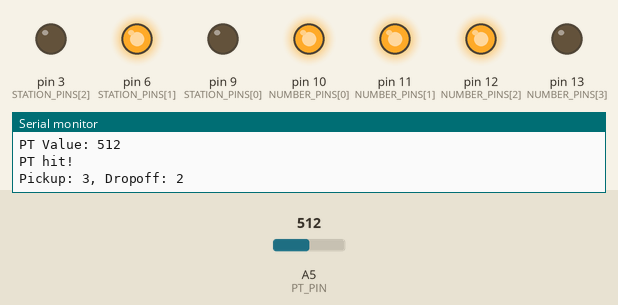
This sketch was run on a simulated Arduino Uno, built with avr-gcc and run on an emulated ATmega328P. Parts: output pins drawn as LEDs (lit = HIGH), the last lines printed to the serial monitor. The inputs (shaded band) are chosen by the test bench; at power-on: A5 (PT_PIN) = 512. Random numbers use the default seed unless the sketch sets one.

Above: at 3.2 s.
3.3 s: A5 (PT_PIN) set to 683
At 12.7 s:
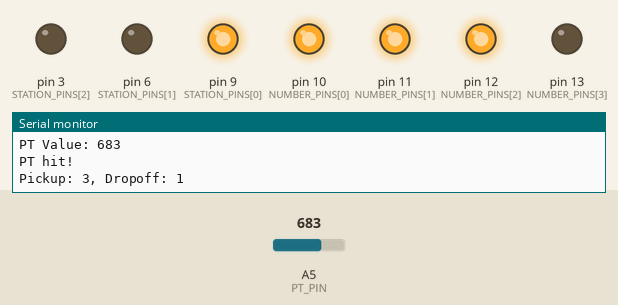
13.5 s: A5 (PT_PIN) set to 707
26.5 s: A5 (PT_PIN) set to 511
At 28.0 s:
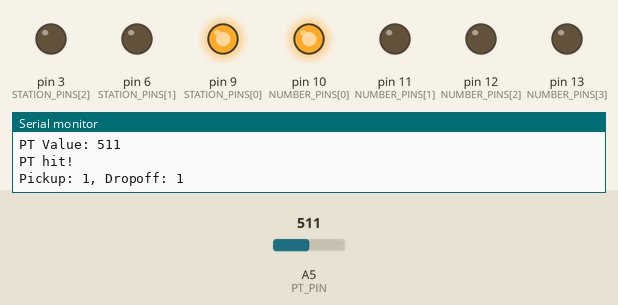
At 36.9 s:
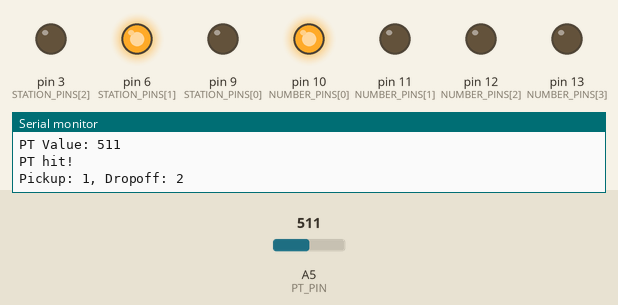
45.5 s: A5 (PT_PIN) set to 306
Timing chart, 0 to 98.0 s (numbered marks = the images above; inputs shaded):
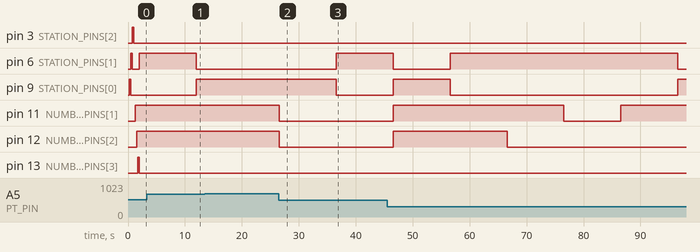

The sketch:

final_project_receiver.ino
```cpp
/*
 * ECE 160 Final Project Receiver
 *
 * Version 1.0
 * Author: Zak Estrada
 * Last updated: 2020-10-18
 *
 * The receiver uses an infrared (IR) phototransistor to detect the presence of
 * a BOE-BOT and lights a series of LEDs to indicate the pickup and dropoff
 * location for the ECE160 Fall 2020-2021 maze.  The pickup and dropoff are
 * selected using the Arduino software random number generator (RNG) library.
 *
 * Hardware: Arduino Uno, 4 white LEDs, 3 color LEDs (Red, Yellow, Blue),
 *           IR Phototransistor (PT)
 *
 * Functions:
 *            numberTest() - tests the wiring of the white LEDs.
 *            colorTest() - tests the wiring of the color LEDs.
 *            lightNumber() - shows pickup location number via white LEDs.
 *            lightColor() - shows dropoff location via color LEDs.
 *            PT_Hit() - when PT is activated, PT_Hit selects the stations and
 *                       lights corresponding LEDs
 *
 */

/*
 * Configuration Parameters - may need to change based on ambient conditions
 *
 * PT_SENS is the sensitivity of the phototransistor. Values below PT_SENS will
 * indicate the robot is present. May need to be calibrated to a room,
 * fluorescent lights notoriously give off IR.  *
 *
 * PAUSE_TIME is the amount of time to wait before giving new instructions.
 * This gives the robot a chance to get out of the way without changing
 * the objective
 *
 */
const int PT_SENS = 700;
const int PAUSE_TIME = 10000;

//Pins for the delivery station - red, yellow, blue
const int STATION_PINS[] = {9, 6, 3};

//Pins for the pickup station number - white LEDs
const int NUMBER_PINS[] = {10, 11, 12, 13};

//Phototransistor pin
const int PT_PIN = A5;

void setup() {
	Serial.begin(9600);

  //Set up LED pins as output and perform start-up tests
  for(int i=0; i<3; i++) {
    pinMode(STATION_PINS[i],OUTPUT);
  }
  colorTest();
  for(int i=0; i<4; i++) {
    pinMode(NUMBER_PINS[i], OUTPUT);
  }
  numberTest();

  //Set up the PT as input
  pinMode(PT_PIN, INPUT);

  //Set up the RNG
  randomSeed(analogRead(0));
}

//Read the PT repeatedly until we get a hit.
void loop() {
  int PT_value;
  PT_value = analogRead(PT_PIN);
  //We output the value read from the PT pin in case you need to calibrate
  Serial.println("PT Value: "+String(PT_value));
  if(PT_value < PT_SENS) {
    //We have interacted with a robot, choose stations and light LED sequences
    Serial.println("PT hit!");
    PT_Hit();
  }
}

/*
 * Tests the wiring of the white LEDs by lighting them in sequence
 *
 * INPUTS: None
 * OUTPUTS: None
 *
 */
void numberTest() {
  for(int i=1; i<=4; i++) {
    Serial.println("Lighting "+String(i)+" LEDs for pickup station");
    lightNumber(i);
    delay(250);
  }
  lightNumber(0);
}


/*
 * Tests the wiring of the color LEDs by lighting them in sequence
 *
 * INPUTS: None
 * OUTPUTS: None
 *
 */
void colorTest() {
  for(int i=0; i<4; i++) {
    Serial.println("Lighting color for dropoff station "+String(i));
    lightColor(i);
    delay(250);
  }
  lightColor(0);
}

/*
 * Light up the number of white LEDs corresponding to the pickup station for an
 * object.
 *
 * INPUTS:
 *          num - number identifying pickup station (1-4). 0 turns off all LEDs
 * OUTPUTS: None
 *
 */
void lightNumber(int num) {
    for(int i=0; i<4; i++) {
      if(i<num) {
        digitalWrite(NUMBER_PINS[i], HIGH);
      } else {
        digitalWrite(NUMBER_PINS[i], LOW);
      }
    }
}

/*
 * Light up the color indicating which delivery station to deliver object to.
 *
 * INPUTS:
 *          num - number identifying dropoff station (1-3). 0 turns off all LEDs
 * OUTPUTS: None
 *
 */
void lightColor(int station) {
  for(int i=0; i<3; i++) {
    if((station-1) == i) {
      digitalWrite(STATION_PINS[i], HIGH);
    } else {
      digitalWrite(STATION_PINS[i], LOW);
    }
  }
}

/*
 * When PT is activated, PT_Hit uses the RNG to select pickup and dropoff
 * locations.  PT_Hit uses the other helper functions to light the appropriate
 * LEDs and blocks execution until timeout is complete.
 *
 * INPUTS: None
 * OUTPUTS: None
 *
 */
void PT_Hit() {
  int pickup = random(1,4); //random(x,y) samples a random number from [x,y]
  int delivery = random(1,3);
  Serial.println("Pickup: "+String(pickup)+", Dropoff: "+ String(delivery));
  lightNumber(pickup);
  lightColor(delivery);
  delay(PAUSE_TIME); //ensure we do not double-detect robots
}
```

Measured:
- after the input at 26.5 s, pin 6 (STATION_PINS[1]): LOW → HIGH after 10.1 s; pin 9 (STATION_PINS[0]): HIGH → LOW after 10.1 s; pin 11 (NUMBER_PINS[1]), pin 12 (NUMBER_PINS[2]): HIGH → LOW after 0.06 s
